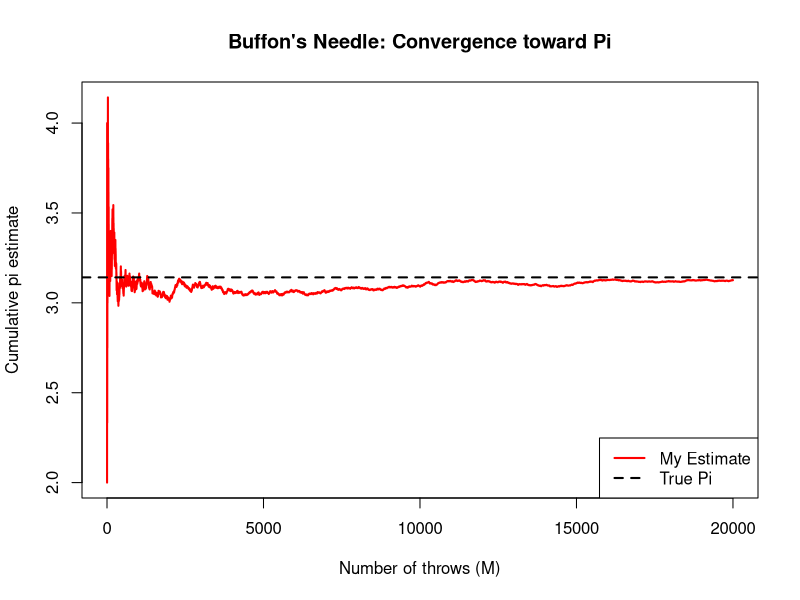
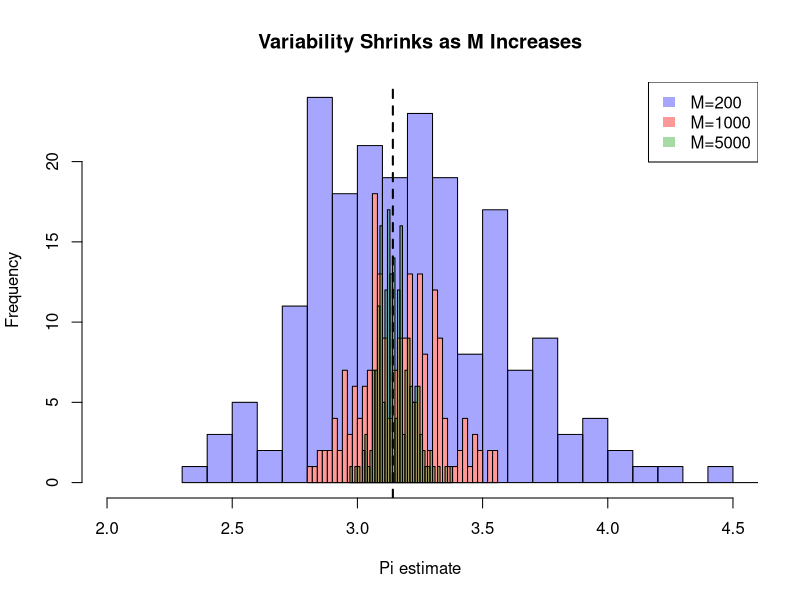

Source code (R) for these figures, in order:
# ==============================================================================
# Project: Estimating Pi using Buffon's Needle Simulation (Monte Carlo)
# Author: Sami Hnaien
# Course: Statistical Theory - University of Milan (UNIMI)
# ==============================================================================

set.seed(42)

# Function to run one simulation of M throws
buffon_pi <- function(M, l=1, d=2) {
  # Generate random angles and distances from the needle center to the line
  theta <- runif(M, 0, pi/2)   
  y     <- runif(M, 0, d/2)    
  
  # Condition: A needle crosses a line if Y <= (L/2) * sin(theta)
  crosses <- y <= (l/2) * sin(theta)
  
  # Calculate estimated probability (p) and Pi (pi_hat) 
  p <- mean(crosses)
  pi_hat <- ifelse(p > 0, (2*l)/(d*p), NA_real_)
  
  list(pi_hat=pi_hat, crosses=crosses)
}

# --- Main Simulation Parameters ---
l <- 1    # Needle length
d <- 2    # Distance between lines
M <- 20000

# Perform the simulation
theta <- runif(M, 0, pi/2)
y     <- runif(M, 0, d/2)
crosses <- y <= (l/2) * sin(theta)

# Cumulative estimation to see convergence
cum_p  <- cumsum(crosses) / (1:M)
cum_pi <- (2*l) / (d * cum_p)
cum_pi[cum_p == 0] <- NA   

# --- Visualisation 1: Convergence Plot ---
# Automatically find min/max to zoom the plot
ymin <- min(cum_pi, na.rm = TRUE)
ymax <- max(cum_pi, na.rm = TRUE)

plot(1:M, cum_pi, type="l", col="red", lwd=2,
     ylim=c(ymin, ymax), #Auto-zoom
     xlab="Number of throws (M)",
     ylab="Cumulative pi estimate",
     main="Buffon's Needle: Convergence toward Pi")
abline(h=pi, col="black", lty=2, lwd=2) # True Pi line
legend("bottomright", legend=c("My Estimate", "True Pi"), 
       col=c("red", "black"), lty=c(1, 2), lwd=2)

# --- Visualisation 2: Variability Analysis ---
Ms <- c(200, 1000, 5000)
reps <- 200
estimates <- lapply(Ms, function(m) replicate(reps, buffon_pi(m, l, d)$pi_hat))

hist(estimates[[1]], breaks=30, col=rgb(0,0,1,0.35), xlim=c(2, 4.5),
     xlab="Pi estimate", main="Variability Shrinks as M Increases")
hist(estimates[[2]], breaks=30, col=rgb(1,0.6,0.6,1), add=TRUE) # Pink (M=1000)
hist(estimates[[3]], breaks=30, col=rgb(0,0.6,0,0.35), add=TRUE) # Green (M=5000)
abline(v=pi, col="black", lty=2, lwd=2)
legend("topright",
       legend=paste0("M=", Ms),
       fill=c(rgb(0,0,1,0.35), rgb(1,0.6,0.6,1), rgb(0,0.6,0,0.35)),
       border=NA)

cat("Final pi estimate:", tail(na.omit(cum_pi), 1), "\n")
